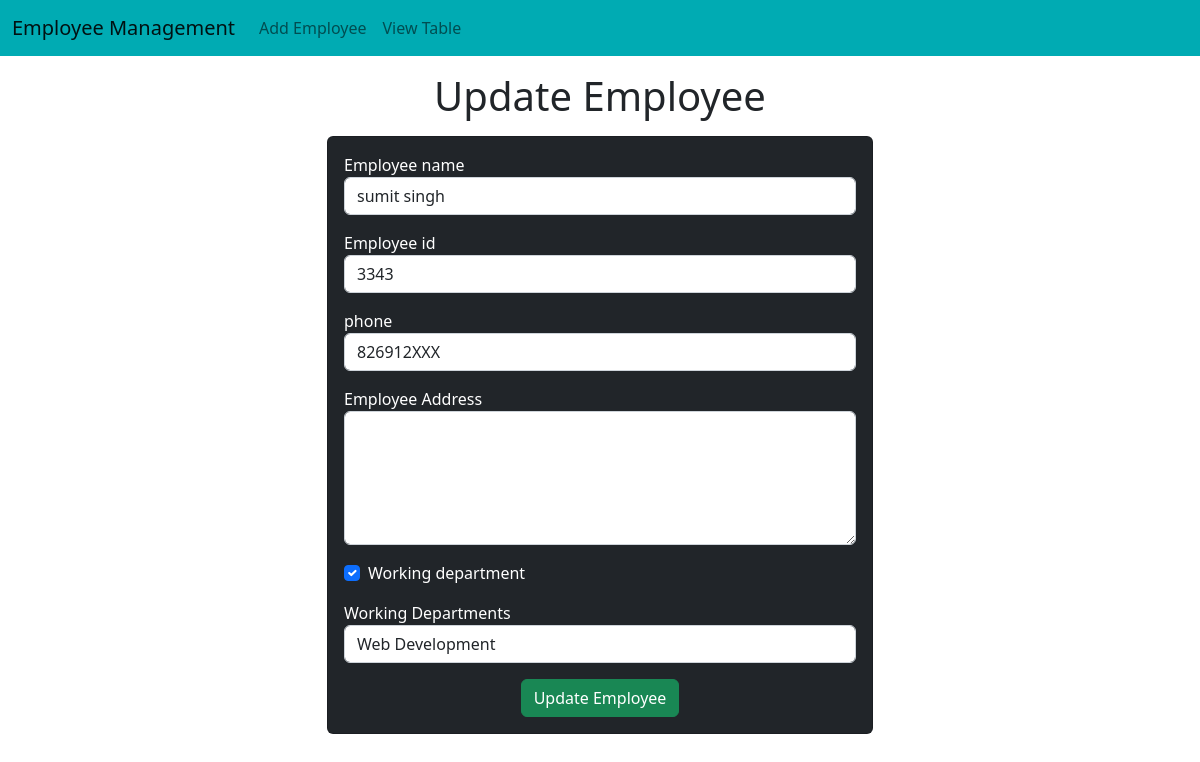
The app's page /emp/update-emp/12 with its own data.
### emp/models.py (models this page shows, shortened)
class Emp(models.Model):
    name=models.CharField(max_length=200)
    emp_id=models.CharField(max_length=200)
    phone=models.CharField(max_length=10)
    address=models.CharField(max_length=150)
    working=models.BooleanField(default=True)
    department=models.CharField(max_length=200)

### emp/views.py (the view)
# urls.py: path("update-emp/<int:emp_id>",update_emp),
def update_emp(request,emp_id):
    emp=Emp.objects.get(pk=emp_id)
    print("Yes Bhai")
    return render(request,"emp/update_emp.html",{
        'emp':emp
    })

### templates/emp/update_emp.html (shortened to what this page needs)
<!doctype html>
<html lang="en">
  <head>
    <link href="https://cdn.jsdelivr.net/npm/bootstrap@5.2.2/dist/css/bootstrap.min.css" rel="stylesheet">
  </head>
  <body>
    {% include 'emp/navbar.html' %}
    <h1 class="text-center my-3">Update Employee</h1>
    <div class="container">
      <div class="row">
        <div class="col-md-6 offset-md-3">
          <div class="card bg-dark text-white">
            <div class="card-body">
              <form action="/emp/do-update-emp/{{emp.id}}" method="POST">
                <div class="mb-3">
                  <label for="name">Employee name</label>
                  <input
                    id="name"
                    type="text"
                    class="form-control"
                    placeholder="Enter emp name"
                    name="emp_name"
                    value="{{emp.name}}"
                  />
                </div>
                <div class="mb-3">
                  <label for="id">Employee id</label>
                  <input
                    id="id"
                    type="text"
                    class="form-control"
                    placeholder="Enter emp id"
                    name="emp_id"
                    value="{{emp.emp_id}}"
                  />
                </div>
                <div class="mb-3">
                  <label for="phone">phone</label>
                  <input
                    id="phone"
                    type="text"
                    class="form-control"
                    placeholder="Enter emp phone"
                    name="emp_phone"
                    value="{{emp.phone}}"
                  />
                </div>
                <div class="mb-3">
                  <label for="address">Employee Address</label>
                  <textarea
                    name="emp_address"
                    id="address"
                    rows="5"
                    class="form-control"
                  >{{emp.address}}</textarea>
                </div>
                <div class="mb-3 form-check">
                  <label for="working">Working department</label>
                  <input {% if emp.working %} checked {% endif %} id="working" name="emp_working" type="checkbox" class="form-check-input">
                </div>
                <div class="mb-3 ">
                  <label for="department">Working Departments</label>
                  <select value="{{emp.department}}" name="emp_department" id="department" class="form-control">
                      <option value="CSE">Web Development</option>
                  </select>
                </div>
                <div class="container text-center">
                    <button class="btn btn-success">
                        Update Employee
                    </button>
                </div>
              </form>
            </div>
          </div>
        </div>
      </div>
    </div>
  </body>
</html>

### records on screen
Emp: emp_name "sumit singh", emp_id "3343", emp_phone "826912XXX", working "☑", emp_department "Web Development"
